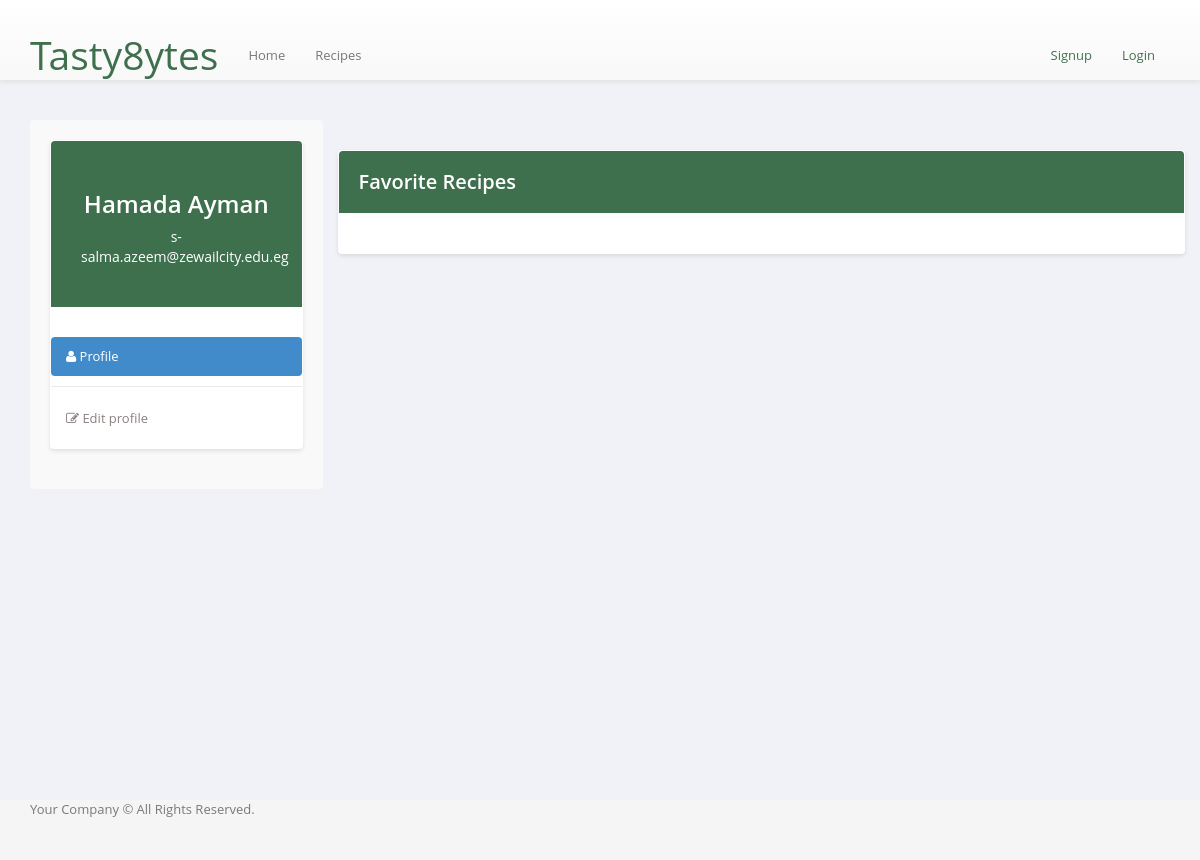
The page /userprofile/5 on the database as committed earlier.
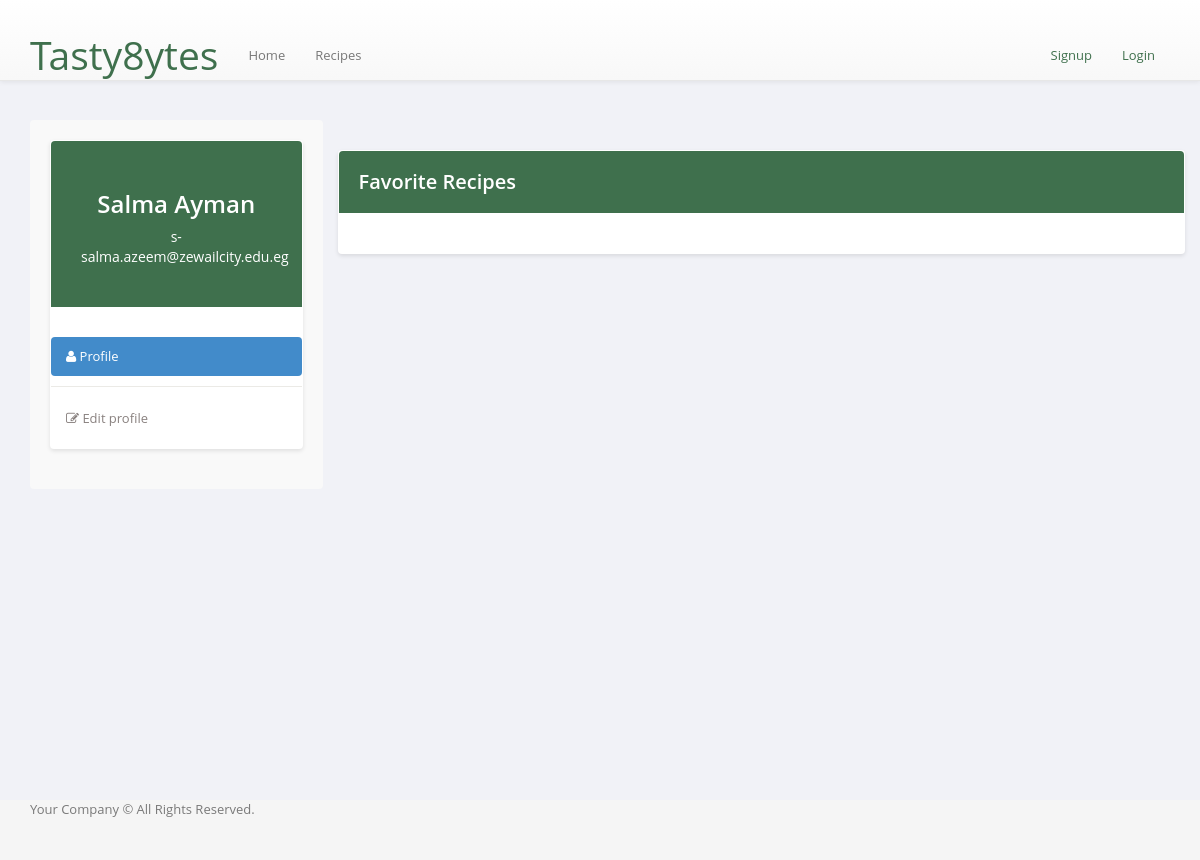
The same page on the database as committed later.
### backend/complete/models.py (models this page shows)
class User(db.Model, UserMixin):
    id = db.Column(db.Integer, primary_key=True)
    email = db.Column(db.String(150), unique=True)
    password = db.Column(db.String(150))
    first_name = db.Column(db.String(150))
    last_name = db.Column(db.String(150))
    isChef = db.Column(db.String, default='off')

### backend/complete/views.py (the view)
@views.route('/userprofile/<userid>')
def userprofile(userid):
    object = user_database("instance\\MainDB.db")
    favorite_recipe_instance = favorite_recipe("instance\\MainDB.db")
    userinfo= object.get_user(int(userid))
    favorite_recipes = favorite_recipe_instance.display_favorite_recipe(userid)
    return render_template('pages/userprofile.html', item=userinfo, favorite_recipes=favorite_recipes)

### controllers/database.py (called while the page is built)
    def l_tuple_to_list(self,tuplee):                       #function to change a list of tuples to a normal list
        listt =[]
        for item in tuplee:
            for itemm in item:
                listt.append(itemm)        # all the ingredients are now in a normal list
        return listt

    def establish_connection(self):
        self.connection = sqlite3.connect(self.database_name, timeout = 5000)

    def cursor(self):
        return self.connection.cursor()

    def get_user(self, user_id):
        query = f'Select * from User where id = {user_id}'
        cursor=self.cursor().execute(query)
        data=cursor.fetchall()
        data=self.l_tuple_to_list(data)
        return data

    def display_favorite_recipe(self, id_user):
        query = 'select Recipe_name from Favorite where id = ?'
        data = self.cursor().execute(query, (id_user,))
        list_recipes = []
        for recipe in data.fetchall():
            list_recipes.append(recipe[0])
        return list_recipes

### backend/complete/templates/pages/userprofile.html (shortened to what this page needs)
{% extends 'layouts/main.html' %}
{% block content %}
<div class="container">
  <div class="row">
    <div class="profile-nav col-md-3">
      <div class="panel">
        <div class="user-heading round">
          <h1>{{item[3]}} {{item[4]}}</h1>
          <p>{{item[1]}}</p>
        </div>
        <ul class="nav nav-pills nav-stacked">
          <li class="active"><a href="{{ url_for('views.userprofile',userid=current_user.id) }}"> <i class="fa fa-user"></i> Profile</a></li>
          <li><a href="{{ url_for('views.useredit', userid=current_user.id) }}"> <i class="fa fa-edit"></i> Edit profile</a></li>
        </ul>
      </div>
    </div>
    <div class="profile-info col-md-9">
      <div class="panel">
        <div class="bio-graph-heading">
          <h2>Favorite Recipes</h2>
        </div>
        <div class="panel-body bio-graph-info">
        </div>
      </div>
    </div>
  </div>
</div>
{% endblock %}

Rows that differ between the two databases and show on the page:
changed User "Ayman": first_name "Hamada" → "Salma"
